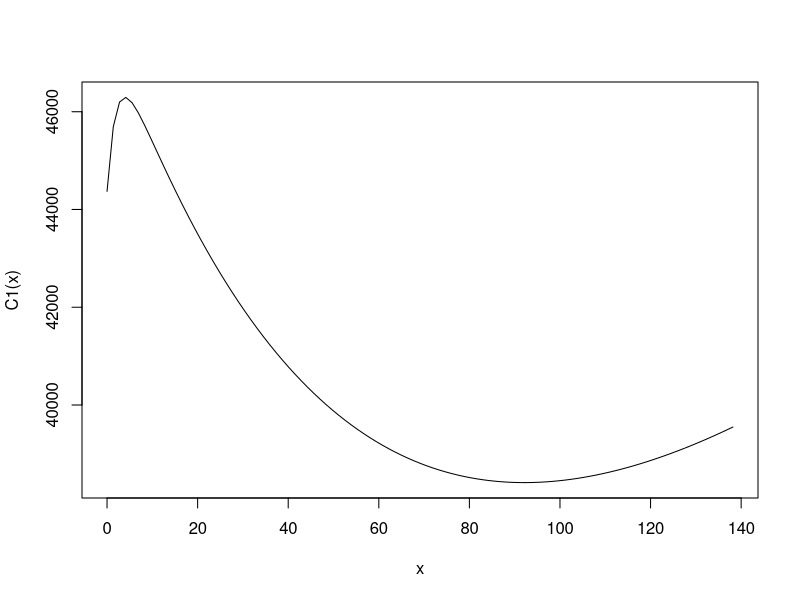
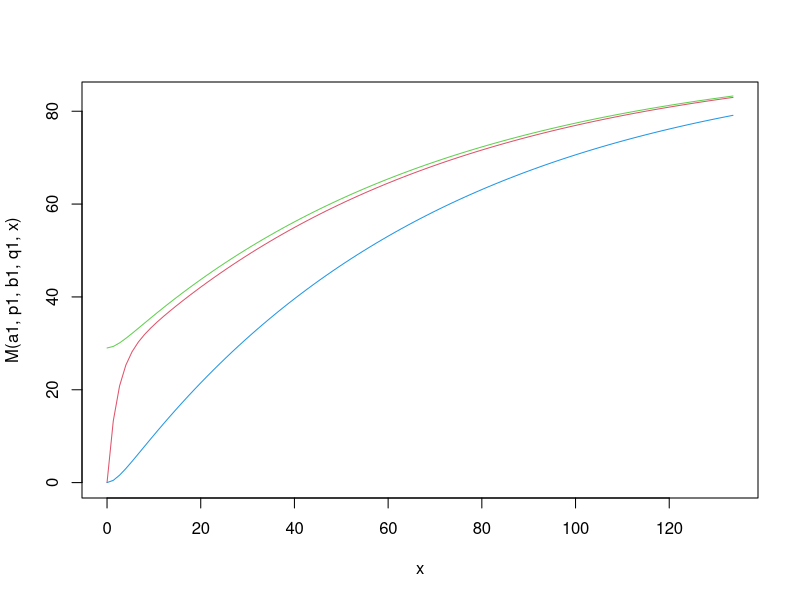
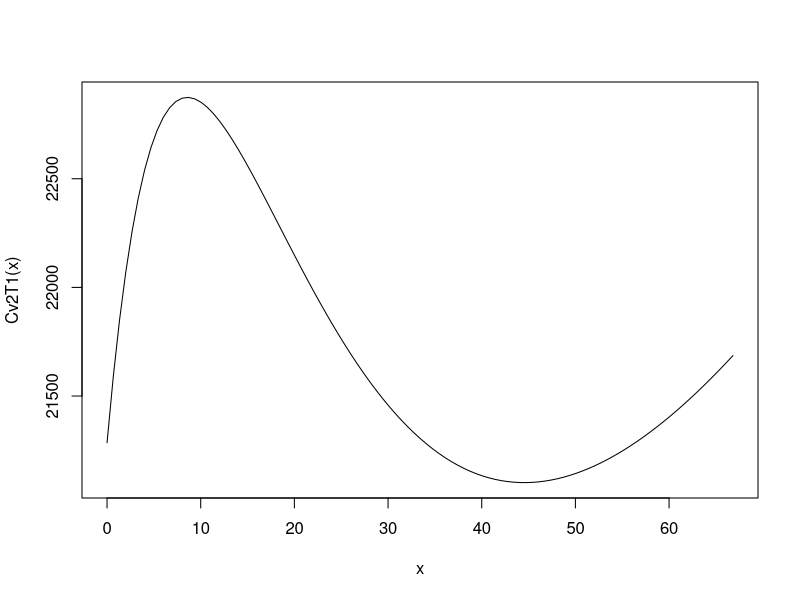
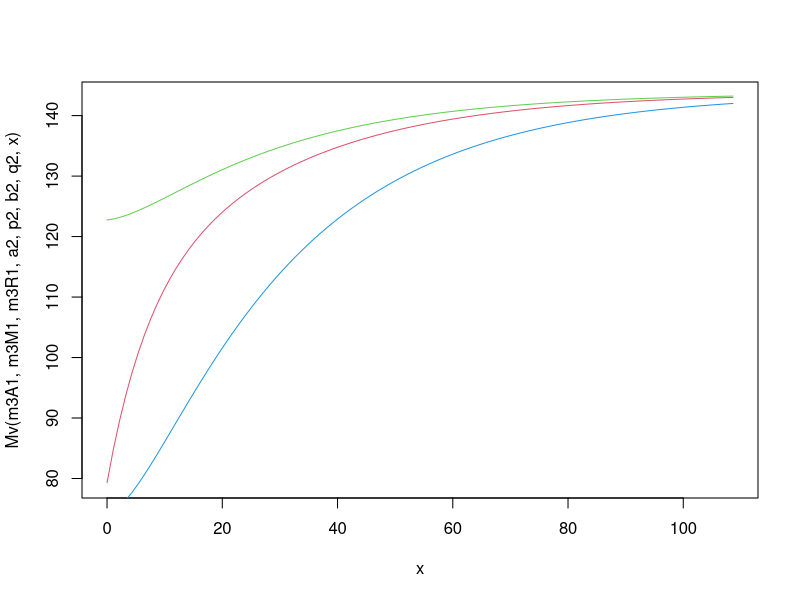
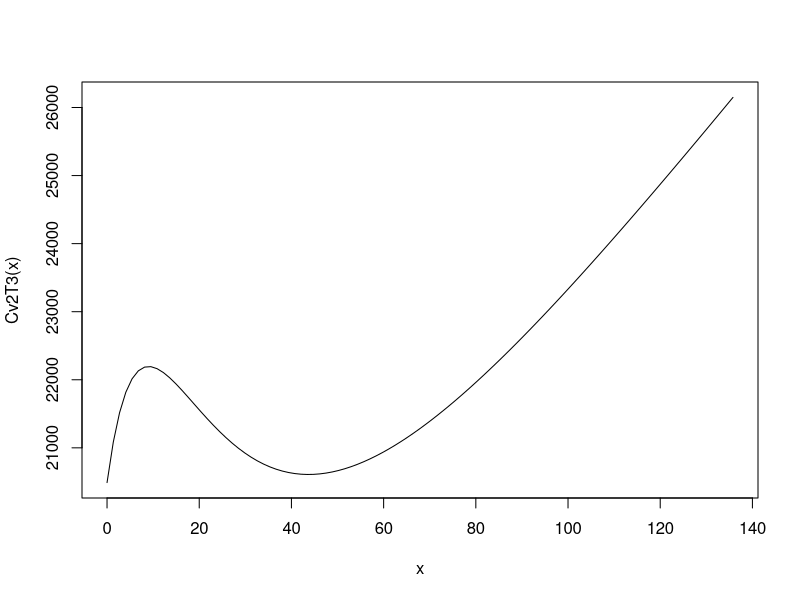
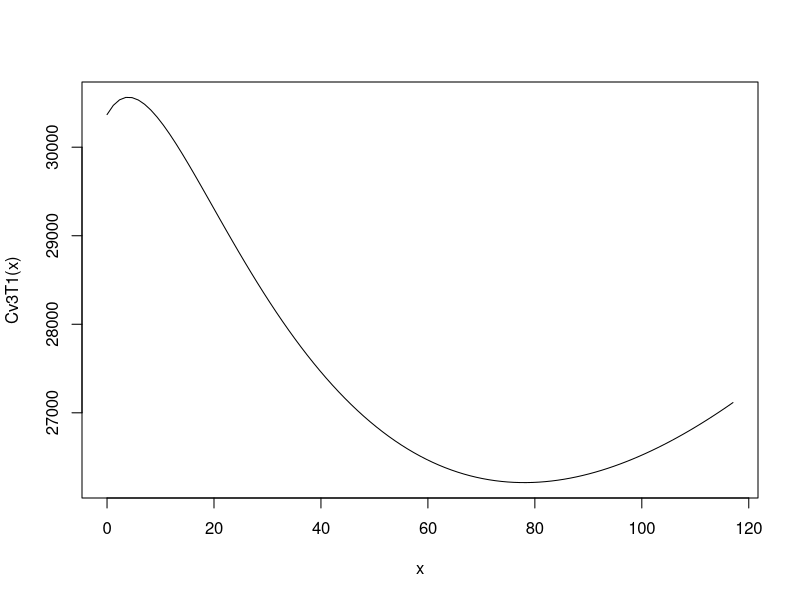
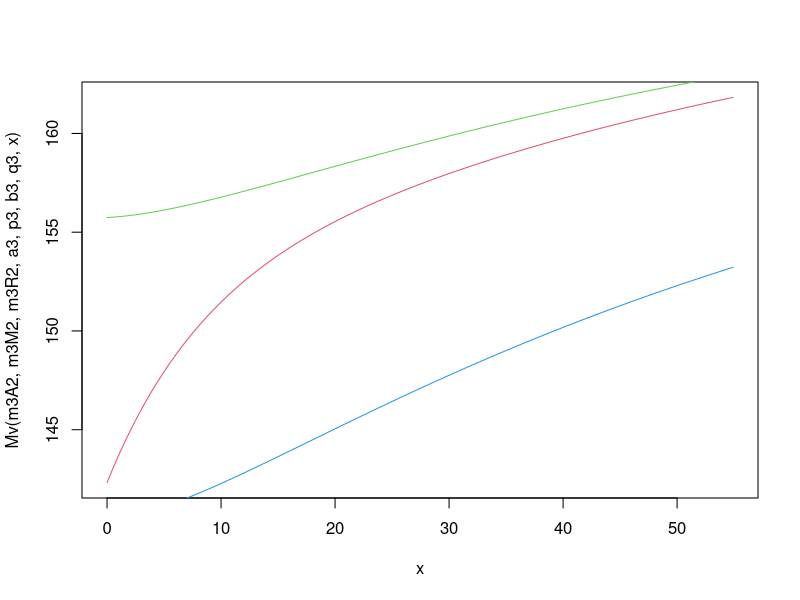
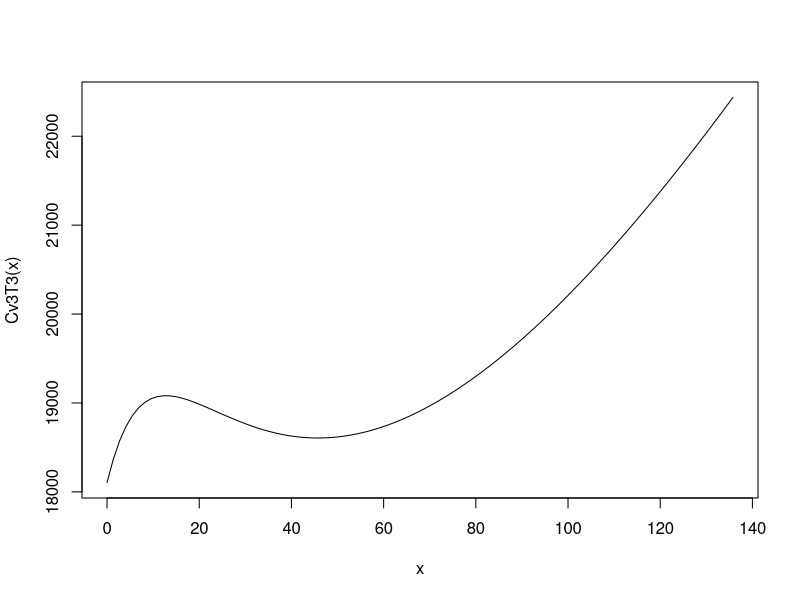

Here is the R script that generated these plots, in order:
# This is the code file for paper "A Study on Optimal Release Schedule for Multi-Version Software"
#################### Case I ####################

################ for version 1 #################
gc()
#set g and k
g=function(p,b) (p+b)/2
k=function(p,b,q) sqrt(g(p,b)^2-p*b*(1-q))
#set hyperbolic functions
HM=function(p,b,q,t) (g(p,b)-p*(1-q))*sinh(k(p,b,q)*t)+k(p,b,q)*cosh(k(p,b,q)*t)
HR=function(p,b,q,t) g(p,b)*sinh(k(p,b,q)*t)+k(p,b,q)*cosh(k(p,b,q)*t)
HM2=function(VA1,VM1,VR1,p,b,q,t) ((b-g(p,b))*VM1+p*q*VR1)*sinh(k(p,b,q)*t)+VM1*k(p,b,q)*cosh(k(p,b,q)*t)
HR2=function(VA1,VM1,VR1,p,b,q,t) (b*VM1+(p-g(p,b))*VR1)*sinh(k(p,b,q)*t)+VR1*k(p,b,q)*cosh(k(p,b,q)*t)

#set M(t),R(t),A(t),B(t)
M=function(a,p,b,q,t) a/(1-q)*(1-exp(-g(p,b)*t)/k(p,b,q)*HM(p,b,q,t))
R=function(a,p,b,q,t) a/(1-q)*(1-exp(-g(p,b)*t)/k(p,b,q)*HR(p,b,q,t))
A=function(a,p,b,q,t) a+q*R(a,p,b,q,t)
B=function(a,p,b,q,t) A(a,p,b,q,t)-R(a,p,b,q,t)

Mv=function(VA1,VM1,VR1,a,p,b,q,t) (VA1+a-q*VR1)/(1-q)*(1-exp(-g(p,b)*t)/k(p,b,q)*HM(p,b,q,t))+exp(-g(p,b)*t)/k(p,b,q)*HM2(VA1,VM1,VR1,p,b,q,t)
Rv=function(VA1,VM1,VR1,a,p,b,q,t) (VA1+a-q*VR1)/(1-q)*(1-exp(-g(p,b)*t)/k(p,b,q)*HR(p,b,q,t))+exp(-g(p,b)*t)/k(p,b,q)*HR2(VA1,VM1,VR1,p,b,q,t)
Av=function(VA1,VM1,VR1,a,p,b,q,t) VA1+a-q*VR1+q*Rv(VA1,VM1,VR1,a,p,b,q,t)
Bv=function(VA1,VM1,VR1,a,p,b,q,t) Av(VA1,VM1,VR1,a,p,b,q,t)-Rv(VA1,VM1,VR1,a,p,b,q,t)

#set the parameters and the cost function for version 1
c11=90
c12=100
c13=160
c14=1530
a1=29
p1=0.4568
b1=0.0507
q1=0.6861

C1=function(t1)
{
  c11*t1+c12*M(a1,p1,b1,q1,t1)+c13*R(a1,p1,b1,q1,t1)+c14*B(a1,p1,b1,q1,t1)
}

print("### Version 1 ###")
#for sequence solution
print("=== for sequence solution: Testing Time, Total Cost, A, M, R ===")
min.t1=optimize(C1,c(0,500),tol=0.0001)
seqsol.t1=min.t1$minimum
seqsol.c1=C1(seqsol.t1)
m1A1=A(a1,p1,b1,q1,seqsol.t1)
m1M1=M(a1,p1,b1,q1,seqsol.t1)
m1R1=R(a1,p1,b1,q1,seqsol.t1)
m1RC1=c14*B(a1,p1,b1,q1,seqsol.t1)  #risk cost
sprintf("A1= %f ; M1= %f ; R1= %f " , m1A1, m1M1, m1R1)
sprintf("Optimal testing time = %f ; Optimal testing cost = %f ; Risk Cost = %f" , seqsol.t1, seqsol.c1, m1RC1)
curve(C1(x),xlim=c(0,seqsol.t1*1.5))  #draw the curve of the cost for sequence solution, version 1

#for DP
print("=== for DP solution: Testing Time, Total Cost, A, M, R ")
dp.t1=111.3365
dp.c1=C1(dp.t1)
m3A1=A(a1,p1,b1,q1,dp.t1)
m3M1=M(a1,p1,b1,q1,dp.t1)
m3R1=R(a1,p1,b1,q1,dp.t1)
m3RC1=c14*B(a1,p1,b1,q1,dp.t1)  #risk cost
sprintf("A1= %f ; M1= %f ; R1= %f " , m3A1, m3M1, m3R1)
sprintf("Optimal testing time = %f ; Optimal testing cost = %f ; Risk Cost = %f" , dp.t1, dp.c1, m3RC1)

#draw M, R, A for version 1
curve(M(a1,p1,b1,q1,x),xlim=c(0,dp.t1*1.2), col = 2)  #red
curve(R(a1,p1,b1,q1,x),xlim=c(0,dp.t1*1.2),add = TRUE, col = 4)  #blue
curve(A(a1,p1,b1,q1,x),xlim=c(0,dp.t1*1.2),add = TRUE, col = 3)   #green #blue

#################### for version 2 ####################
#set the parameters and the cost function for version 2
c21=85
c22=90
c23=125
c24=420
a2=43
p2=0.123
b2=0.0632
q2=0.301

Cv2=function(VA1,VM1,VR1,tv)
{
  c21*tv+c22*(Mv(VA1,VM1,VR1,a2,p2,b2,q2,tv)-VM1)  +c23*(Rv(VA1,VM1,VR1,a2,p2,b2,q2,tv)-VR1) +c24*Bv(VA1,VM1,VR1,a2,p2,b2,q2,tv)
}
Cv2T1=function(tv)
{ Cv2(m1A1,m1M1,m1R1,tv) }
Cv2T3=function(tv)
{ Cv2(m3A1,m3M1,m3R1,tv) }

print("### Version 2 ###")
#for sequence solution
print("=== for sequence solution: Testing Time, Total Cost, A, M, R ===")
min.tv=optimize(Cv2T1,c(0,500),tol=0.0001)
seqsol.t2=min.tv$minimum
seqsol.c2=Cv2T1(seqsol.t2)
m1A2=Av(m1A1,m1M1,m1R1,a2,p2,b2,q2,seqsol.t2)
m1M2=Mv(m1A1,m1M1,m1R1,a2,p2,b2,q2,seqsol.t2)
m1R2=Rv(m1A1,m1M1,m1R1,a2,p2,b2,q2,seqsol.t2)
m1RC2=c24*Bv(m1A1,m1M1,m1R1,a2,p2,b2,q2,seqsol.t2)    #risk cost
sprintf("A2= %f ; M2= %f ; R2= %f " , m1A2, m1M2, m1R2)
sprintf("Optimal testing time = %f ; Optimal testing cost = %f ; Risk Cost = %f" , seqsol.t2, seqsol.c2, m1RC2)
curve(Cv2T1(x),xlim=c(0,seqsol.t2*1.5))  # draw the curve of the cost for sequence solution, version 2


#for DP
print("=== for DP solution: Testing Time, Total Cost, A, M, R ======")
dp.t2=90.52  # the value got from DP program in advance
dp.c2=Cv2T3(dp.t2)
m3A2=Av(m3A1,m3M1,m3R1,a2,p2,b2,q2,dp.t2)
m3M2=Mv(m3A1,m3M1,m3R1,a2,p2,b2,q2,dp.t2)
m3R2=Rv(m3A1,m3M1,m3R1,a2,p2,b2,q2,dp.t2)
m3RC2=c24*Bv(m3A1,m3M1,m3R1,a2,p2,b2,q2,dp.t2) #risk cost
sprintf("A2= %f ; M2= %f ; R2= %f " , m3A2, m3M2, m3R2)
sprintf("Optimal testing time = %f ; Optimal testing cost = %f ; Risk Cost = %f" , dp.t2, dp.c2, m3RC2)

#draw M, R, A for version 2
curve(Mv(m3A1,m3M1,m3R1,a2,p2,b2,q2,x),xlim=c(0,dp.t2*1.2), col = 2)  #red
curve(Rv(m3A1,m3M1,m3R1,a2,p2,b2,q2,x),xlim=c(0,dp.t2*1.2),add = TRUE, col = 4)  #blue
curve(Av(m3A1,m3M1,m3R1,a2,p2,b2,q2,x),xlim=c(0,dp.t2*1.2),add = TRUE, col = 3)   #green #blue
curve(Cv2T3(x),xlim=c(0,dp.t2*1.5))  # draw the curve of the cost for DP solution, version 2

#################### for version 3 ####################
#set the parameters and the cost function for version 3
c31=95
c32=105
c33=170
c34=1180
a3=13
p3=0.1066
b3=0.0341
q3=0.4791

Cv3=function(VA1,VM1,VR1,tv)
{
  c31*tv+c32*(Mv(VA1,VM1,VR1,a3,p3,b3,q3,tv)-VM1)+c33*(Rv(VA1,VM1,VR1,a3,p3,b3,q3,tv)-VR1)+c34*Bv(VA1,VM1,VR1,a3,p3,b3,q3,tv)
}
Cv3T1=function(tv)
{ Cv3(m1A2,m1M2,m1R2,tv) }
Cv3T3=function(tv)
{ Cv3(m3A2,m3M2,m3R2,tv) }

print("### Version 3 ###")
#for sequence solution
print("=== for sequence solution: Testing Time, Total Cost, A, M, R ===")
min.tv=optimize(Cv3T1,c(0,500),tol=0.0001)
seqsol.t3=min.tv$minimum
seqsol.c3=Cv3T1(seqsol.t3)
m1A3=Av(m1A2,m1M2,m1R2,a3,p3,b3,q3,seqsol.t3)
m1M3=Mv(m1A2,m1M2,m1R2,a3,p3,b3,q3,seqsol.t3)
m1R3=Rv(m1A2,m1M2,m1R2,a3,p3,b3,q3,seqsol.t3)
m1RC3=c34*Bv(m1A2,m1M2,m1R2,a3,p3,b3,q3,seqsol.t3)     #risk cost
sprintf("A3= %f ; M3= %f ; R3= %f " , m1A3, m1M3, m1R3)
sprintf("Optimal testing time = %f ; Optimal testing cost = %f ; Risk Cost = %f" , seqsol.t3, seqsol.c3, m1RC3)
curve(Cv3T1(x),xlim=c(0,seqsol.t3*1.5)) # draw the curve of the cost for sequence solution, version 3

#for DP
print("=== for dynamic programming: Testing Time, Total Cost, A, M, R ===")
dp.t3=45.7501     # the value got from DP program in advance
dp.c3=Cv3T3(dp.t3)
m3A3=Av(m3A2,m3M2,m3R2,a3,p3,b3,q3,dp.t3)
m3M3=Mv(m3A2,m3M2,m3R2,a3,p3,b3,q3,dp.t3)
m3R3=Rv(m3A2,m3M2,m3R2,a3,p3,b3,q3,dp.t3)
m3RC3=c34*Bv(m3A2,m3M2,m3R2,a3,p3,b3,q3,dp.t3)     #risk cost
sprintf("A3= %f ; M3= %f ; R3= %f " , m1A3, m1M3, m1R3)
sprintf("Optimal testing time = %f ; Optimal testing cost = %f ; Risk Cost = %f" , dp.t3, dp.c3, m3RC3)

#draw M, R, A for version 3
curve(Mv(m3A2,m3M2,m3R2,a3,p3,b3,q3,x),xlim=c(0,dp.t3*1.2), col = 2)  #red
curve(Rv(m3R2,m3M2,m3R2,a3,p3,b3,q3,x),xlim=c(0,dp.t3*1.2),add = TRUE, col = 4)  #blue
curve(Av(m3A2,m3M2,m3R2,a3,p3,b3,q3,x),xlim=c(0,dp.t3*1.2),add = TRUE, col = 3)   #green #blue
curve(Cv3T3(x),xlim=c(0,dp.t2*1.5))  # draw the curve of the cost for DP solution, version 3
